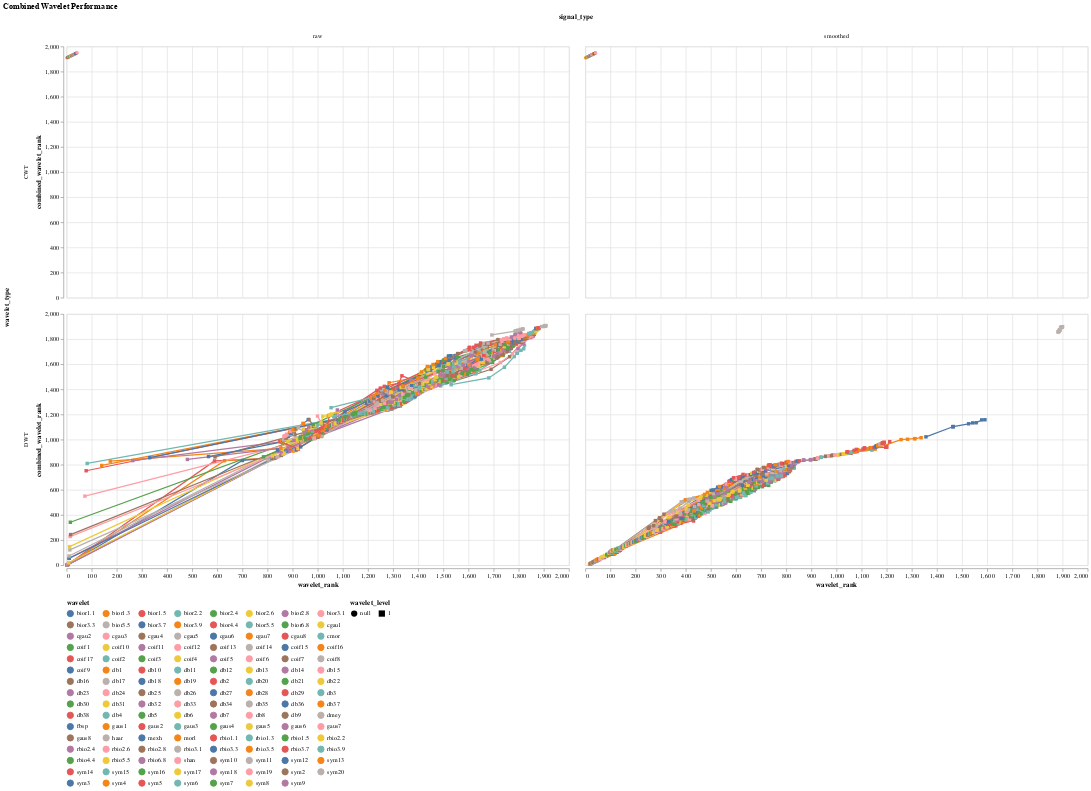

The cell this chart's notebook holds for it:
### Code cell
selection = alt.selection_multi(fields=['wavelet'], bind='legend')
alt.Chart(ranked_combined_results).mark_line(point=True).encode(
	x='wavelet_rank',
	y='combined_wavelet_rank',
	color=alt.Color("wavelet", legend=alt.Legend(symbolLimit=0, columns=8)),
	row='wavelet_type:N',
	column='signal_type:N',
	opacity=alt.condition(selection, alt.value(1), alt.value(0.2)),
	tooltip=['wavelet', 'wavelet_mse', 'wavelet_energy_entropy', 'wavelet_sparsity', 'wavelet_norm_combined_score', 'combined_wavelet_rank'],
	shape="wavelet_level:N"
).add_params(selection).properties(
	title='Combined Wavelet Performance',
	width=800,
	height=400
).configure_legend(
	orient='bottom'
)

### Figure 1 — Vega-Lite specification as saved in the notebook (floating-point values rounded to 4 significant figures; data arrays with more than 128 entries replaced by an {"elided": "..."} marker saying what was removed)
{"config": {"view": {"continuousWidth": 300, "continuousHeight": 300}, "legend": {"orient": "bottom"}}, "data": {"name": "data-ccf232165011c9d9c26ab6e469f9503e"}, "mark": {"type": "line", "point": true}, "encoding": {"color": {"field": "wavelet", "legend": {"columns": 8, "symbolLimit": 0}, "type": "nominal"}, "column": {"field": "signal_type", "type": "nominal"}, "opacity": {"condition": {"param": "param_1", "value": 1}, "value": 0.2}, "row": {"field": "wavelet_type", "type": "nominal"}, "shape": {"field": "wavelet_level", "type": "nominal"}, "tooltip": [{"field": "wavelet", "type": "nominal"}, {"field": "wavelet_mse", "type": "quantitative"}, {"field": "wavelet_energy_entropy", "type": "quantitative"}, {"field": "wavelet_sparsity", "type": "quantitative"}, {"field": "wavelet_norm_combined_score", "type": "quantitative"}, {"field": "combined_wavelet_rank", "type": "quantitative"}], "x": {"field": "wavelet_rank", "type": "quantitative"}, "y": {"field": "combined_wavelet_rank", "type": "quantitative"}}, "height": 400, "params": [{"name": "param_1", "select": {"type": "point", "fields": ["wavelet"]}, "bind": "legend"}], "title": "Combined Wavelet Performance", "width": 800, "$schema": "https://vega.github.io/schema/vega-lite/v5.8.0.json", "datasets": {"data-ccf232165011c9d9c26ab6e469f9503e": {"elided": "1950 records"}}}
